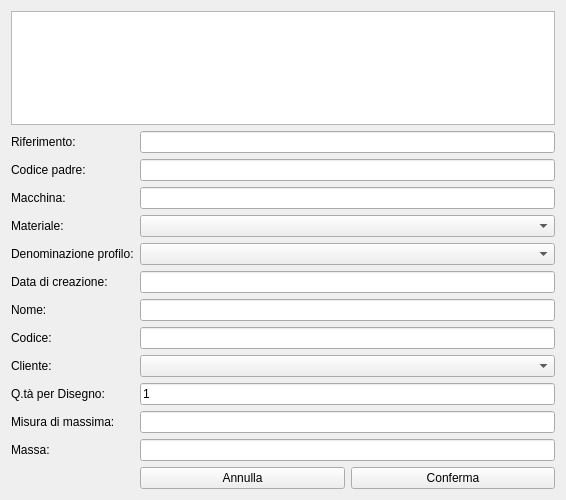
<?xml version="1.0" encoding="UTF-8"?>
<ui version="4.0">
 <class>Form</class>
 <widget class="QWidget" name="Form">
  <property name="geometry">
   <rect>
    <x>0</x>
    <y>0</y>
    <width>566</width>
    <height>500</height>
   </rect>
  </property>
  <property name="windowTitle">
   <string>Salva Informazioni</string>
  </property>
  <layout class="QVBoxLayout" name="verticalLayout">
   <item>
    <widget class="QTableView" name="tableView"/>
   </item>
   <item>
    <layout class="QGridLayout" name="gridLayout">
     <item row="0" column="0">
      <widget class="QLabel" name="label">
       <property name="text">
        <string>Riferimento:</string>
       </property>
      </widget>
     </item>
     <item row="9" column="1">
      <widget class="QLineEdit" name="lineEdit_Quantita">
       <property name="toolTip">
        <string>valore numerico, default 1, editabile</string>
       </property>
       <property name="text">
        <string>1</string>
       </property>
      </widget>
     </item>
     <item row="3" column="1">
      <widget class="QComboBox" name="comboBox_Materiale">
       <property name="toolTip">
        <string>FERRO, INOX (legato a densità) associare a tabella esterna editabile</string>
       </property>
      </widget>
     </item>
     <item row="4" column="0">
      <widget class="QLabel" name="label_5">
       <property name="text">
        <string>Denominazione profilo:</string>
       </property>
      </widget>
     </item>
     <item row="11" column="0">
      <widget class="QLabel" name="label_12">
       <property name="text">
        <string>Massa:</string>
       </property>
      </widget>
     </item>
     <item row="2" column="1">
      <widget class="QLineEdit" name="lineEdit_Macchina">
       <property name="toolTip">
        <string>testo libero, facoltativo</string>
       </property>
      </widget>
     </item>
     <item row="1" column="1">
      <widget class="QLineEdit" name="lineEdit_CodicePadre">
       <property name="toolTip">
        <string>testo, assieme fittizio</string>
       </property>
      </widget>
     </item>
     <item row="5" column="0">
      <widget class="QLabel" name="label_6">
       <property name="text">
        <string>Data di creazione:</string>
       </property>
      </widget>
     </item>
     <item row="7" column="0">
      <widget class="QLabel" name="label_8">
       <property name="text">
        <string>Codice:</string>
       </property>
      </widget>
     </item>
     <item row="0" column="1">
      <widget class="QLineEdit" name="lineEdit_Riferimento">
       <property name="toolTip">
        <string>Codice disegno (testo libero)</string>
       </property>
      </widget>
     </item>
     <item row="6" column="0">
      <widget class="QLabel" name="label_7">
       <property name="text">
        <string>Nome:</string>
       </property>
      </widget>
     </item>
     <item row="9" column="0">
      <widget class="QLabel" name="label_10">
       <property name="text">
        <string>Q.tà per Disegno:</string>
       </property>
      </widget>
     </item>
     <item row="1" column="0">
      <widget class="QLabel" name="label_2">
       <property name="text">
        <string>Codice padre:</string>
       </property>
      </widget>
     </item>
     <item row="2" column="0">
      <widget class="QLabel" name="label_3">
       <property name="text">
        <string>Macchina:</string>
       </property>
      </widget>
     </item>
     <item row="6" column="1">
      <widget class="QLineEdit" name="lineEdit_Nome">
       <property name="toolTip">
        <string>ridondante, nome del cliente (facoltativo)</string>
       </property>
      </widget>
     </item>
     <item row="8" column="0">
      <widget class="QLabel" name="label_9">
       <property name="text">
        <string>Cliente:</string>
       </property>
      </widget>
     </item>
     <item row="7" column="1">
      <widget class="QLineEdit" name="lineEdit_Codice">
       <property name="toolTip">
        <string>ridondante (facoltativo)</string>
       </property>
      </widget>
     </item>
     <item row="10" column="0">
      <widget class="QLabel" name="label_11">
       <property name="text">
        <string>Misura di massima:</string>
       </property>
      </widget>
     </item>
     <item row="10" column="1">
      <widget class="QLineEdit" name="lineEdit_MisuraMax">
       <property name="toolTip">
        <string>automatiche, vedi box ingombro (orientamento sempre uguale)</string>
       </property>
      </widget>
     </item>
     <item row="4" column="1">
      <widget class="QComboBox" name="comboBox_Denominazione">
       <property name="toolTip">
        <string>menu a tendina con nomi standard</string>
       </property>
      </widget>
     </item>
     <item row="3" column="0">
      <widget class="QLabel" name="label_4">
       <property name="text">
        <string>Materiale:</string>
       </property>
      </widget>
     </item>
     <item row="5" column="1">
      <widget class="QLineEdit" name="lineEdit_Data"/>
     </item>
     <item row="11" column="1">
      <widget class="QLineEdit" name="lineEdit_Massa">
       <property name="toolTip">
        <string>automatica, volume per densità (collegata a materiale)</string>
       </property>
      </widget>
     </item>
     <item row="8" column="1">
      <widget class="QComboBox" name="comboBox_Cliente">
       <property name="toolTip">
        <string>associare a tabella esterna editabile</string>
       </property>
      </widget>
     </item>
     <item row="12" column="1">
      <layout class="QHBoxLayout" name="horizontalLayout">
       <property name="spacing">
        <number>6</number>
       </property>
       <item>
        <widget class="QPushButton" name="CancelButton">
         <property name="text">
          <string>Annulla</string>
         </property>
        </widget>
       </item>
       <item>
        <widget class="QPushButton" name="AcceptButton">
         <property name="text">
          <string>Conferma</string>
         </property>
        </widget>
       </item>
      </layout>
     </item>
    </layout>
   </item>
  </layout>
 </widget>
 <resources/>
 <connections/>
</ui>
